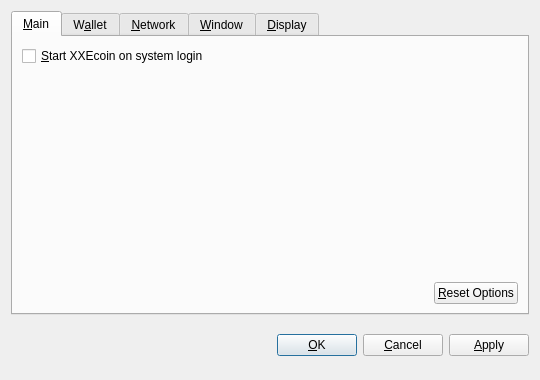
<?xml version="1.0" encoding="UTF-8"?>
<ui version="4.0">
 <class>OptionsDialog</class>
 <widget class="QDialog" name="OptionsDialog">
  <property name="geometry">
   <rect>
    <x>0</x>
    <y>0</y>
    <width>540</width>
    <height>380</height>
   </rect>
  </property>
  <property name="windowTitle">
   <string>Options</string>
  </property>
  <property name="modal">
   <bool>true</bool>
  </property>
  <layout class="QVBoxLayout" name="verticalLayout">
   <item>
    <widget class="QTabWidget" name="tabWidget">
     <property name="tabPosition">
      <enum>QTabWidget::North</enum>
     </property>
     <property name="currentIndex">
      <number>0</number>
     </property>
     <widget class="QWidget" name="tabMain">
      <attribute name="title">
       <string>&amp;Main</string>
      </attribute>
      <layout class="QVBoxLayout" name="verticalLayout_Main">
       <item>
        <widget class="QCheckBox" name="bitcoinAtStartup">
         <property name="toolTip">
          <string>Automatically start XXEcoin after logging in to the system.</string>
         </property>
         <property name="text">
          <string>&amp;Start XXEcoin on system login</string>
         </property>
        </widget>
       </item>
       <item>
        <spacer name="verticalSpacer_Main">
         <property name="orientation">
          <enum>Qt::Vertical</enum>
         </property>
         <property name="sizeHint" stdset="0">
          <size>
           <width>20</width>
           <height>40</height>
          </size>
         </property>
        </spacer>
       </item>
       <item>
        <layout class="QHBoxLayout" name="horizontalLayout_2_Main">
         <item>
          <spacer name="horizontalSpacer_2_Main">
           <property name="orientation">
            <enum>Qt::Horizontal</enum>
           </property>
           <property name="sizeHint" stdset="0">
            <size>
             <width>40</width>
             <height>20</height>
            </size>
           </property>
          </spacer>
         </item>
         <item>
          <widget class="QPushButton" name="resetButton">
           <property name="toolTip">
            <string>Reset all client options to default.</string>
           </property>
           <property name="text">
            <string>&amp;Reset Options</string>
           </property>
           <property name="autoDefault">
            <bool>false</bool>
           </property>
          </widget>
         </item>
        </layout>
       </item>
      </layout>
     </widget>
     <widget class="QWidget" name="tabWallet">
      <attribute name="title">
       <string>W&amp;allet</string>
      </attribute>
      <layout class="QVBoxLayout" name="verticalLayout_Network">
       <item>
        <widget class="QLabel" name="transactionFeeInfoLabel">
         <property name="text">
          <string>Optional transaction fee per kB that helps make sure your transactions are processed quickly. Most transactions are 1 kB.</string>
         </property>
         <property name="textFormat">
          <enum>Qt::PlainText</enum>
         </property>
         <property name="wordWrap">
          <bool>true</bool>
         </property>
        </widget>
       </item>
       <item>
        <layout class="QHBoxLayout" name="horizontalLayout_1_Main">
         <item>
          <widget class="QLabel" name="transactionFeeLabel">
           <property name="text">
            <string>Pay transaction &amp;fee</string>
           </property>
           <property name="textFormat">
            <enum>Qt::PlainText</enum>
           </property>
           <property name="buddy">
            <cstring>transactionFee</cstring>
           </property>
          </widget>
         </item>
         <item>
          <widget class="BitcoinAmountField" name="transactionFee"/>
         </item>
         <item>
          <spacer name="horizontalSpacer_1_Main">
           <property name="orientation">
            <enum>Qt::Horizontal</enum>
           </property>
           <property name="sizeHint" stdset="0">
            <size>
             <width>40</width>
             <height>20</height>
            </size>
           </property>
          </spacer>
         </item>
        </layout>
       </item>
       <item>
        <widget class="QLabel" name="label">
         <property name="text">
          <string>If you disable the spending of unconfirmed change, the change from a transaction cannot be used until that transaction has at least one confirmation. This also affects how your balance is computed.</string>
         </property>
         <property name="wordWrap">
          <bool>true</bool>
         </property>
        </widget>
       </item>
       <item>
        <widget class="QCheckBox" name="spendZeroConfChange">
         <property name="text">
          <string>Spend unconfirmed change  (experts only)</string>
         </property>
        </widget>
       </item>
       <item>
        <spacer name="verticalSpacer">
         <property name="orientation">
          <enum>Qt::Vertical</enum>
         </property>
         <property name="sizeHint" stdset="0">
          <size>
           <width>20</width>
           <height>40</height>
          </size>
         </property>
        </spacer>
       </item>
      </layout>
     </widget>
     <widget class="QWidget" name="tabNetwork">
      <attribute name="title">
       <string>&amp;Network</string>
      </attribute>
      <layout class="QVBoxLayout" name="verticalLayout_Network">
       <item>
        <widget class="QCheckBox" name="mapPortUpnp">
         <property name="toolTip">
          <string>Automatically open the XXEcoin client port on the router. This only works when your router supports UPnP and it is enabled.</string>
         </property>
         <property name="text">
          <string>Map port using &amp;UPnP</string>
         </property>
        </widget>
       </item>
       <item>
        <widget class="QCheckBox" name="connectSocks">
         <property name="toolTip">
          <string>Connect to the XXEcoin network through a SOCKS proxy (e.g. when connecting through Tor).</string>
         </property>
         <property name="text">
          <string>&amp;Connect through SOCKS proxy:</string>
         </property>
        </widget>
       </item>
       <item>
        <layout class="QHBoxLayout" name="horizontalLayout_Network">
         <item>
          <widget class="QLabel" name="proxyIpLabel">
           <property name="text">
            <string>Proxy &amp;IP:</string>
           </property>
           <property name="textFormat">
            <enum>Qt::PlainText</enum>
           </property>
           <property name="buddy">
            <cstring>proxyIp</cstring>
           </property>
          </widget>
         </item>
         <item>
          <widget class="QValidatedLineEdit" name="proxyIp">
           <property name="maximumSize">
            <size>
             <width>140</width>
             <height>16777215</height>
            </size>
           </property>
           <property name="toolTip">
            <string>IP address of the proxy (e.g. 127.0.0.1)</string>
           </property>
          </widget>
         </item>
         <item>
          <widget class="QLabel" name="proxyPortLabel">
           <property name="text">
            <string>&amp;Port:</string>
           </property>
           <property name="textFormat">
            <enum>Qt::PlainText</enum>
           </property>
           <property name="buddy">
            <cstring>proxyPort</cstring>
           </property>
          </widget>
         </item>
         <item>
          <widget class="QLineEdit" name="proxyPort">
           <property name="maximumSize">
            <size>
             <width>55</width>
             <height>16777215</height>
            </size>
           </property>
           <property name="toolTip">
            <string>Port of the proxy (e.g. 9050)</string>
           </property>
          </widget>
         </item>
         <item>
          <widget class="QLabel" name="socksVersionLabel">
           <property name="text">
            <string>SOCKS &amp;Version:</string>
           </property>
           <property name="textFormat">
            <enum>Qt::PlainText</enum>
           </property>
           <property name="buddy">
            <cstring>socksVersion</cstring>
           </property>
          </widget>
         </item>
         <item>
          <widget class="QValueComboBox" name="socksVersion">
           <property name="toolTip">
            <string>SOCKS version of the proxy (e.g. 5)</string>
           </property>
          </widget>
         </item>
         <item>
          <spacer name="horizontalSpacer_Network">
           <property name="orientation">
            <enum>Qt::Horizontal</enum>
           </property>
           <property name="sizeHint" stdset="0">
            <size>
             <width>40</width>
             <height>20</height>
            </size>
           </property>
          </spacer>
         </item>
        </layout>
       </item>
       <item>
        <spacer name="verticalSpacer_Network">
         <property name="orientation">
          <enum>Qt::Vertical</enum>
         </property>
         <property name="sizeHint" stdset="0">
          <size>
           <width>20</width>
           <height>40</height>
          </size>
         </property>
        </spacer>
       </item>
      </layout>
     </widget>
     <widget class="QWidget" name="tabWindow">
      <attribute name="title">
       <string>&amp;Window</string>
      </attribute>
      <layout class="QVBoxLayout" name="verticalLayout_Window">
       <item>
        <widget class="QCheckBox" name="minimizeToTray">
         <property name="toolTip">
          <string>Show only a tray icon after minimizing the window.</string>
         </property>
         <property name="text">
          <string>&amp;Minimize to the tray instead of the taskbar</string>
         </property>
        </widget>
       </item>
       <item>
        <widget class="QCheckBox" name="minimizeOnClose">
         <property name="toolTip">
          <string>Minimize instead of exit the application when the window is closed. When this option is enabled, the application will be closed only after selecting Quit in the menu.</string>
         </property>
         <property name="text">
          <string>M&amp;inimize on close</string>
         </property>
        </widget>
       </item>
       <item>
        <spacer name="verticalSpacer_Window">
         <property name="orientation">
          <enum>Qt::Vertical</enum>
         </property>
         <property name="sizeHint" stdset="0">
          <size>
           <width>20</width>
           <height>40</height>
          </size>
         </property>
        </spacer>
       </item>
      </layout>
     </widget>
     <widget class="QWidget" name="tabDisplay">
      <attribute name="title">
       <string>&amp;Display</string>
      </attribute>
      <layout class="QVBoxLayout" name="verticalLayout_Display">
       <item>
        <layout class="QHBoxLayout" name="horizontalLayout_1_Display">
         <item>
          <widget class="QLabel" name="langLabel">
           <property name="text">
            <string>User Interface &amp;language:</string>
           </property>
           <property name="textFormat">
            <enum>Qt::PlainText</enum>
           </property>
           <property name="buddy">
            <cstring>lang</cstring>
           </property>
          </widget>
         </item>
         <item>
          <widget class="QValueComboBox" name="lang">
           <property name="toolTip">
            <string>The user interface language can be set here. This setting will take effect after restarting XXEcoin.</string>
           </property>
          </widget>
         </item>
        </layout>
       </item>
       <item>
        <layout class="QHBoxLayout" name="horizontalLayout_2_Display">
         <item>
          <widget class="QLabel" name="unitLabel">
           <property name="text">
            <string>&amp;Unit to show amounts in:</string>
           </property>
           <property name="textFormat">
            <enum>Qt::PlainText</enum>
           </property>
           <property name="buddy">
            <cstring>unit</cstring>
           </property>
          </widget>
         </item>
         <item>
          <widget class="QValueComboBox" name="unit">
           <property name="toolTip">
            <string>Choose the default subdivision unit to show in the interface and when sending coins.</string>
           </property>
          </widget>
         </item>
        </layout>
       </item>
       <item>
        <widget class="QCheckBox" name="displayAddresses">
         <property name="toolTip">
          <string>Whether to show XXEcoin addresses in the transaction list or not.</string>
         </property>
         <property name="text">
          <string>&amp;Display addresses in transaction list</string>
         </property>
        </widget>
       </item>
       <item>
        <widget class="QCheckBox" name="coinControlFeatures">
         <property name="toolTip">
          <string>Whether to show coin control features or not.</string>
         </property>
         <property name="text">
          <string>Display coin &amp;control features (experts only!)</string>
         </property>
        </widget>
       </item>
       <item>
        <spacer name="verticalSpacer_Display">
         <property name="orientation">
          <enum>Qt::Vertical</enum>
         </property>
         <property name="sizeHint" stdset="0">
          <size>
           <width>20</width>
           <height>40</height>
          </size>
         </property>
        </spacer>
       </item>
      </layout>
     </widget>
    </widget>
   </item>
   <item>
    <layout class="QHBoxLayout" name="horizontalLayout_Buttons">
     <item>
      <spacer name="horizontalSpacer_1">
       <property name="orientation">
        <enum>Qt::Horizontal</enum>
       </property>
       <property name="sizeHint" stdset="0">
        <size>
         <width>40</width>
         <height>48</height>
        </size>
       </property>
      </spacer>
     </item>
     <item>
      <widget class="QLabel" name="statusLabel">
       <property name="font">
        <font>
         <weight>75</weight>
         <bold>true</bold>
        </font>
       </property>
       <property name="text">
        <string/>
       </property>
       <property name="textFormat">
        <enum>Qt::PlainText</enum>
       </property>
       <property name="wordWrap">
        <bool>true</bool>
       </property>
      </widget>
     </item>
     <item>
      <spacer name="horizontalSpacer_2">
       <property name="orientation">
        <enum>Qt::Horizontal</enum>
       </property>
       <property name="sizeHint" stdset="0">
        <size>
         <width>40</width>
         <height>48</height>
        </size>
       </property>
      </spacer>
     </item>
     <item>
      <widget class="QPushButton" name="okButton">
       <property name="text">
        <string>&amp;OK</string>
       </property>
      </widget>
     </item>
     <item>
      <widget class="QPushButton" name="cancelButton">
       <property name="text">
        <string>&amp;Cancel</string>
       </property>
       <property name="autoDefault">
        <bool>false</bool>
       </property>
      </widget>
     </item>
     <item>
      <widget class="QPushButton" name="applyButton">
       <property name="text">
        <string>&amp;Apply</string>
       </property>
       <property name="autoDefault">
        <bool>false</bool>
       </property>
      </widget>
     </item>
    </layout>
   </item>
  </layout>
 </widget>
 <customwidgets>
  <customwidget>
   <class>BitcoinAmountField</class>
   <extends>QSpinBox</extends>
   <header>bitcoinamountfield.h</header>
  </customwidget>
  <customwidget>
   <class>QValueComboBox</class>
   <extends>QComboBox</extends>
   <header>qvaluecombobox.h</header>
  </customwidget>
  <customwidget>
   <class>QValidatedLineEdit</class>
   <extends>QLineEdit</extends>
   <header>qvalidatedlineedit.h</header>
  </customwidget>
 </customwidgets>
 <resources/>
 <connections/>
</ui>
